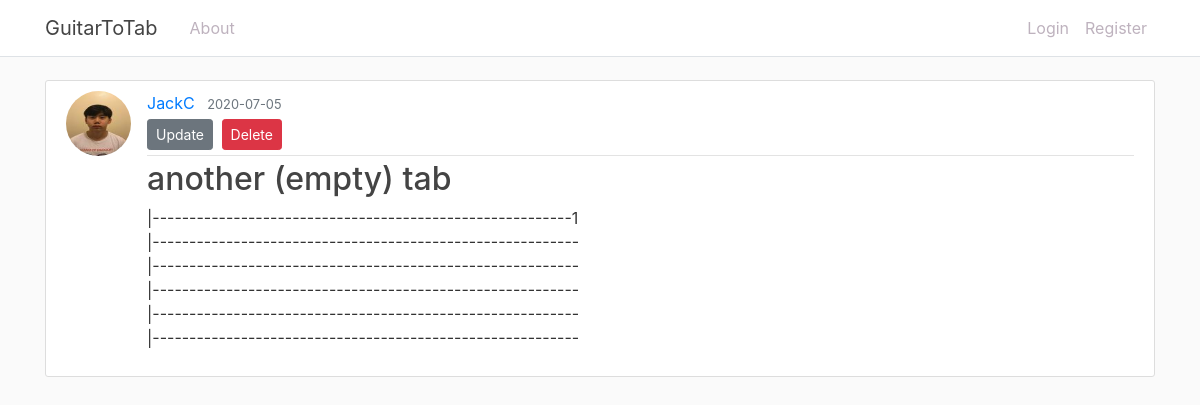
Screenshot of /tab/3 with the database file from the repository.
### guitartotab/models.py (models this page shows, shortened)
class User(db.Model, UserMixin):
    id = db.Column(db.Integer, primary_key=True)
    username = db.Column(db.String(20), unique=True, nullable=False)
    email = db.Column(db.String(120), unique=True, nullable=False)
    image_file = db.Column(db.String(20), nullable=False, default='default.jpg')
    password = db.Column(db.String(60), nullable=False)
    tabs = db.relationship('Tab', backref='author', lazy=True)

class Tab(db.Model):
    id = db.Column(db.Integer, primary_key=True)
    title = db.Column(db.String(100), nullable=False)
    date_posted = db.Column(db.DateTime, nullable=False, default=datetime.utcnow)
    content = db.Column(db.Text, nullable=False)
    user_id = db.Column(db.Integer, db.ForeignKey('user.id'), nullable=False)

### guitartotab/tabs/routes.py (the view)
@tabs.route('/tab/<int:tab_id>')
def tab(tab_id):
    tab = Tab.query.get_or_404(tab_id)
    return render_template('tab.html', title=tab.title, tab=tab)

### guitartotab/templates/tab.html (shortened to what this page needs)
{% extends "base2.html" %}
{% block content %}
    <article class="media content-section">
      <img class="rounded-circle article-img" src="{{ url_for('static', filename='profile_pics/' + tab.author.image_file) }}">          <div class="media-body">
        <div class="article-metadata">
          <a class="mr-2" href="#">{{ tab.author.username }}</a>
          <small class="text-muted">{{ tab.date_posted.strftime('%Y-%m-%d') }}</small>
          <div>
            <a class="btn btn-secondary btn-sm mt-1 mb-1" href="{{ url_for('tabs.update_tab', tab_id=tab.id) }}">Update</a>
            <button type="button" class="btn btn-danger btn-sm m-1" data-toggle="modal" data-target="#deleteModal">Delete</button>
          </div>
        </div>
        <h2 class="article.title">{{ tab.title }}</h2>
        <p class="article-content">{{ tab.content }}</p>
      </div>
    </article>
{% endblock content %}

### guitartotab/static/main.css (style rules this page uses)
body { background: #fafafa; color: #333333; margin-top: 5rem; font-family: -apple-system, BlinkMacSystemFont, 'Segoe UI', Roboto, Oxygen, Ubuntu, Cantarell, 'Open Sans', 'Helvetica Neue', sans-serif; }
h1, h2, h3, h4, h5, h6 { color: #444444; }
.content-section { background: #ffffff; padding: 10px 20px; border: 1px solid #dddddd; border-radius: 3px; margin-bottom: 20px; }
.article-content { white-space: pre-line; }
.article-img { height: 65px; width: 65px; margin-right: 16px; }
.article-metadata { padding-bottom: 1px; margin-bottom: 4px; border-bottom: 1px solid #e3e3e3 }

### rows the page displays
User: image_file (picture), author.username "JackC"
Tab: date_posted "2020-07-05", title "another (empty) tab", content "|---------------------------------------------------------1 |---------------------------------------------------------- |---------------------------------------------------------- |---------------------------------------------------------- |---------------------------------------------------------- |----------------------------------------------------------"
